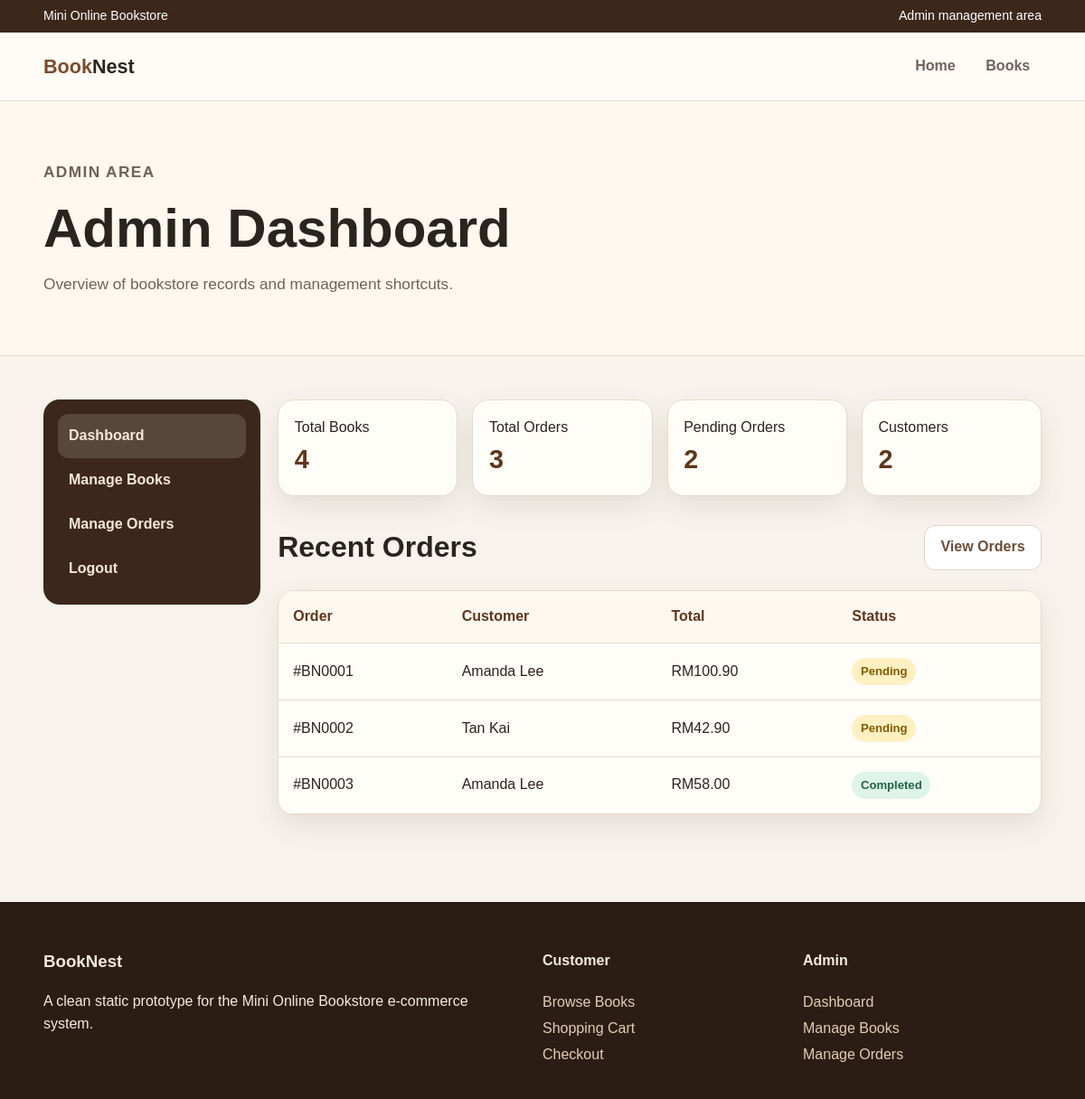
/admin/admin-dashboard.php (signed in), run on the app's committed database.
### tables this page shows
CREATE TABLE `orders` (
  `order_id` int(11) NOT NULL,
  `user_id` int(11) DEFAULT NULL,
  `total_amount` decimal(10,2) NOT NULL,
  `status` enum('Pending','Processing','Completed','Cancelled') DEFAULT 'Pending',
  `order_date` timestamp NOT NULL DEFAULT current_timestamp()
);

CREATE TABLE `users` (
  `user_id` int(11) NOT NULL,
  `name` varchar(100) NOT NULL,
  `email` varchar(100) NOT NULL,
  `password` varchar(255) NOT NULL,
  `role` enum('customer','admin') NOT NULL DEFAULT 'customer',
  `contact` varchar(20) DEFAULT NULL,
  `created_at` timestamp NOT NULL DEFAULT current_timestamp()
);

### admin/admin-dashboard.php (the view, shortened to what this page needs)
<?php
include '../app.php';
$totalBooks = $conn->query("SELECT COUNT(*) AS total FROM books")->fetch_assoc()['total'];
$totalOrders = $conn->query("SELECT COUNT(*) AS total FROM orders")->fetch_assoc()['total'];
$pendingOrders = $conn->query("SELECT COUNT(*) AS total FROM orders WHERE status='Pending'")->fetch_assoc()['total'];
$totalCustomers = $conn->query("SELECT COUNT(*) AS total FROM users WHERE role='customer'")->fetch_assoc()['total'];
$recentOrders = $conn->query("
    SELECT orders.order_id, users.name, orders.total_amount, orders.status
    FROM orders
    LEFT JOIN users ON orders.user_id = users.user_id
    ORDER BY orders.order_date DESC
    LIMIT 5
");
?>
<!DOCTYPE html>
<html lang="en">
<head>
    <link rel="stylesheet" href="../css/style.css?v=123">
</head>
<body>
    <div class="topbar">
        <div class="container">
            <span>Mini Online Bookstore</span>
            <span>Admin management area</span>
        </div>
    </div>
    <header class="navbar">
        <div class="container nav-inner">
            <a class="brand" href="index.php">
                Book<span>Nest</span>
            </a>
            <nav class="nav-links">
                <a href="../index.php">Home</a>
                <a href="../books/books.php">Books</a>
            </nav>
        </div>
    </header>
    <section class="page-title">
        <div class="container">
            <p class="eyebrow">Admin Area</p>
            <h1>Admin Dashboard</h1>
            <p>Overview of bookstore records and management shortcuts.</p>
        </div>
    </section>
    <main class="section">
        <div class="container admin-layout">
            <aside class="sidebar">
                <a class="active" href="admin-dashboard.php">Dashboard</a>
                <a href="manage-books.php">Manage Books</a>
                <a href="manage-orders.php">Manage Orders</a>
                <a href="index.php">Logout</a>
            </aside>
            <section>
                <div class="stat-grid">
                    <div class="stat"><span>Total Books</span><br><strong><?php echo $totalBooks; ?></strong></div>
                    <div class="stat"><span>Total Orders</span><br><strong><?php echo $totalOrders; ?></strong></div>
                    <div class="stat"><span>Pending Orders</span><br><strong><?php echo $pendingOrders; ?></strong></div>
                    <div class="stat"><span>Customers</span><br><strong><?php echo $totalCustomers; ?></strong></div>
                </div>
                <div class="section-head" style="margin-top: 2rem;">
                    <h2>Recent Orders</h2>
                    <a class="btn secondary view-btn" href="manage-orders.php">View Orders</a>
                </div>
                <div class="table-wrap">
                    <table>
                        <thead>
                            <tr>
                                <th>Order</th>
                                <th>Customer</th>
                                <th>Total</th>
                                <th>Status</th>
                            </tr>
                        </thead>
                    <tbody>
                        <?php while ($row = $recentOrders->fetch_assoc()): ?>
                        <tr>
                            <td>#BN<?php echo str_pad($row['order_id'], 4, '0', STR_PAD_LEFT); ?></td>
                            <td><?php echo htmlspecialchars($row['name']); ?></td>
                            <td>RM<?php echo number_format($row['total_amount'], 2); ?></td>
                            <td>
                                <span class="status <?php echo strtolower(trim($row['status'])); ?>">
                                    <?php echo htmlspecialchars($row['status']); ?>
                                </span>
                            </td>
                        </tr>
                        <?php endwhile; ?>
                    </tbody>
                    </table>
                </div>
            </section>
        </div>
    </main>
    <footer class="footer">
        <div class="container footer-grid">
            <div>
                <h3>BookNest</h3>
                <p>A clean static prototype for the Mini Online Bookstore e-commerce system.</p>
            </div>
            <div>
                <h4>Customer</h4>
                <a href="../books.php">Browse Books</a>
                <a href="../cart.php">Shopping Cart</a>
                <a href="../checkout.php">Checkout</a>
            </div>
            <div>
                <h4>Admin</h4>
                <a href="admin-dashboard.php">Dashboard</a>
                <a href="manage-books.php">Manage Books</a>
                <a href="manage-orders.php">Manage Orders</a>
            </div>
        </div>
    </footer>
</body>
</html>

### css/style.css (style rules this page uses)
:root { --bg: #f7f3ec; --paper: #fffdf8; --ink: #2a241f; --muted: #6f6259; --line: #e6dacc; --brand: #7b4b2a; --brand-dark: #5f361c; --accent: #b87945; --soft: #efe2d2; --shadow: 0 12px 30px rgba(70, 45, 25, .10); --radius: 18px; }
* { box-sizing: border-box; }
body { margin: 0; font-family: Arial, Helvetica, sans-serif; background: var(--bg); color: var(--ink); line-height: 1.55; }
a { text-decoration: none; color: inherit; }
.container { width: min(1120px, 92%); margin: auto; }
.topbar { background: #3c281b; color: #fff; padding: .45rem 0; font-size: .88rem; }
.topbar .container { display: flex; justify-content: space-between; gap: 1rem; flex-wrap: wrap; }
.navbar { position: sticky; top: 0; z-index: 10; background: rgba(255, 253, 248, .96); border-bottom: 1px solid var(--line); }
.nav-inner { display: flex; align-items: center; justify-content: space-between; padding: 1rem 0; gap: 1rem; }
.brand { font-weight: 800; font-size: 1.35rem; color: var(--brand); }
.brand span { color: var(--ink); }
.nav-links { display: flex; gap: .5rem; flex-wrap: wrap; }
.nav-links a { padding: .55rem .8rem; border-radius: 999px; color: var(--muted); font-weight: 600; }
.nav-links a:hover, .active { background: var(--soft); color: var(--brand-dark); }
.btn { display: inline-flex; align-items: center; justify-content: center; border: 0; border-radius: 12px; padding: .75rem 1rem; background: var(--brand); color: #fff; font-weight: 700; cursor: pointer; height: 50px; font-size: 16px; }
.btn.secondary { background: #ffffff; color: #6b4f3b; border: 1px solid #e0d5c8; padding: 0.4rem 1rem; transition: all 0.2s ease; width: 70px; font-size: 16px; }
.view-btn, .cancel-btn { min-width: 130px; }
table { border-radius: 12px; overflow: hidden; }
.eyebrow { color: var(--accent); font-weight: 800; text-transform: uppercase; letter-spacing: .08em; font-size: .85rem; }
.hero h1, .page-title h1 { font-size: clamp(2rem, 5vw, 4rem); line-height: 1.05; margin: .5rem 0 1rem; }
.hero p, .page-title p { font-size: 1.08rem; color: var(--muted); max-width: 650px; }
.hero-card, .card, .form-card, .summary, .stat, .table-wrap { background: var(--paper); border: 1px solid var(--line); border-radius: var(--radius); box-shadow: var(--shadow); }
.section { padding: 3rem 0; }
.section-head { display: flex; justify-content: space-between; gap: 1rem; align-items: end; margin-bottom: 1.4rem; }
.section-head h2 { font-size: 2rem; margin: 0; }
.page-title { padding: 3rem 0; background: #fff8ef; border-bottom: 1px solid var(--line); }
.table-wrap { overflow: auto; }
table { width: 100%; border-collapse: collapse; min-width: 720px; }
th, td { text-align: left; padding: 1rem; border-bottom: 1px solid var(--line); }
th { background: #fff8ef; color: var(--brand-dark); }
.status { border-radius: 999px; padding: 0.3rem 0.6rem; font-size: 0.82rem; font-weight: 800; display: inline-block; }
.status.pending { background: #fff0c2; color: #825b00; }
.status.completed { background: #dff4e8; color: #216241; }
.admin-layout { display: grid; grid-template-columns: 240px 1fr; gap: 1.2rem; }
.sidebar { background: #3c281b; color: #fff; border-radius: var(--radius); padding: 1rem; height: max-content; position: sticky; top: 92px; }
.sidebar a { display: block; padding: .75rem; border-radius: 12px; color: #f6e8d7; font-weight: 700; }
.sidebar a:hover, .sidebar .active { background: rgba(255, 255, 255, .14); }
.stat-grid { display: grid; grid-template-columns: repeat(4, 1fr); gap: 1rem; }
.stat { padding: 1.1rem; }
.stat strong { font-size: 1.8rem; color: var(--brand-dark); }
.footer { background: #2b1d14; color: #f5eadf; padding: 2rem 0; margin-top: 3rem; }
.footer-grid { display: grid; grid-template-columns: 2fr 1fr 1fr; gap: 1.5rem; }
.footer a { display: block; color: #e5cbb5; margin: .25rem 0; }

### data on the page
orders: order_id "0001", user.name "Amanda Lee", total_amount "100.90", status "Pending"
orders: order_id "0002", user.name "Tan Kai", total_amount "42.90", status "Pending"
orders: order_id "0003", user.name "Amanda Lee", total_amount "58.00", status "Completed"

### other printed values
$totalBooks "4"
$totalOrders "3"
$pendingOrders "2"
$totalCustomers "2"
